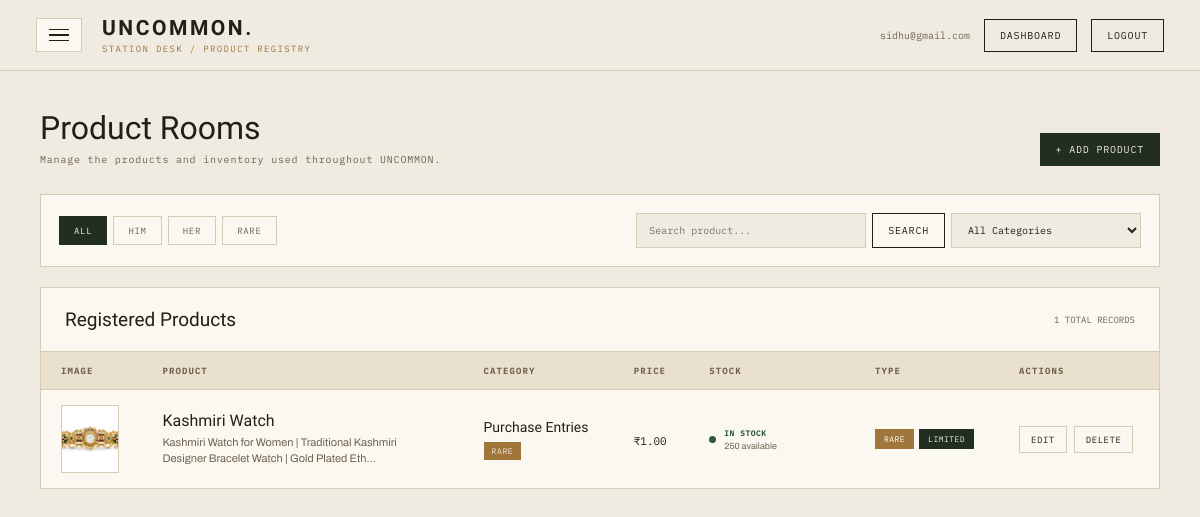
Screenshot of /admin_panel/products/ (signed in) with the database file from the repository.
### admin_panel/models.py (models this page shows, shortened)
class Admin(models.Model):
    email = models.EmailField(unique=True)
    password = models.CharField(max_length=255)

class Product(models.Model):
    category = models.ForeignKey(
        Category,
        on_delete=models.PROTECT,
        related_name="products"
    )
    product_name = models.CharField(max_length=150)
    overview = models.CharField(
        max_length=300,
        blank=True
    )
    description = models.TextField(blank=True)
    price = models.DecimalField(
        max_digits=10,
        decimal_places=2
    )
    stock = models.PositiveIntegerField(default=0)
    image = models.ImageField(
        upload_to="products/",
        blank=True,
        null=True
    )
    image2 = models.ImageField(
        upload_to="products/",
        blank=True,
        null=True
    )
    image3 = models.ImageField(
        upload_to="products/",
        blank=True,
        null=True
    )
    image4 = models.ImageField(
        upload_to="products/",
        blank=True,
        null=True
    )
    is_rare = models.BooleanField(default=False)
    is_limited = models.BooleanField(default=False)
    created_at = models.DateTimeField(auto_now_add=True)

class Category(models.Model):
    SECTION_CHOICES = [
        ('HIM', 'Him'),
        ('HER', 'Her'),
        ('RARE', 'Rare'),
    ]
    section = models.CharField(
        max_length=10,
        choices=SECTION_CHOICES
    )
    category_name = models.CharField(
        max_length=100
    )
    description = models.TextField(
        blank=True
    )

### admin_panel/views.py (the view)
def view_products(request):
    if 'admin' not in request.session:
        return redirect('home')
    admin = get_object_or_404(Admin, id=request.session['admin'])
    categories = Category.objects.all().order_by('section', 'category_name')
    products = Product.objects.select_related('category').all().order_by('-id')
    search = request.GET.get('search', '').strip()
    if search:
        products = products.filter(
            Q(product_name__icontains=search)
            | Q(overview__icontains=search)
            | Q(description__icontains=search)
        )
    section = request.GET.get('section', '').strip()
    if section in ['HIM', 'HER', 'RARE']:
        products = products.filter(category__section=section)
    category_id = request.GET.get('category', '').strip()
    if category_id:
        products = products.filter(category_id=category_id)
    low_stock_count = Product.objects.filter(stock__gt=0, stock__lte=5).count()
    out_of_stock_count = Product.objects.filter(stock=0).count()
    paginator = Paginator(products, 5)
    page_obj = paginator.get_page(request.GET.get('page'))
    return render(
        request,
        'admin_panel/products.html',
        {
            'admin': admin,
            'page_obj': page_obj,
            'categories': categories,
            'search': search,
            'section': section,
            'category_id': category_id,
            'low_stock_count': low_stock_count,
            'out_of_stock_count': out_of_stock_count,
        },
    )

### templates/admin_panel/products.html (shortened to what this page needs)
{% load static %}
<!DOCTYPE html>
<html lang="en">
<head>
</head>
<body>
<header class="topbar">
    <div class="left-cluster">
        <button
            class="hamburger-btn"
            id="openSidebar"
            type="button"
            aria-label="Open sidebar"
        >
            <span></span>
            <span></span>
            <span></span>
        </button>
        <div>
            <a
                href="{% url 'admin_index' %}"
                class="brand"
            >
                UNCOMMON<span>.</span>
            </a>
            <div class="sub-brand">
                Station Desk / Product Registry
            </div>
        </div>
    </div>
    <div class="top-right">
        <span class="admin-email">
            {{ admin.email }}
        </span>
        <a
            href="{% url 'admin_index' %}"
            class="btn"
        >
            Dashboard
        </a>
        <form
            action="{% url 'admin_logout' %}"
            method="POST"
        >
            <button
                type="submit"
                class="btn"
            >
                Logout
            </button>
        </form>
    </div>
</header>
<main>
    <div class="page-header">
        <div>
            <h1 class="page-title">
                Product Rooms
            </h1>
            <p class="page-subtitle">
                Manage the products and inventory used throughout UNCOMMON.
            </p>
        </div>
        {% if categories %}
            <button
                class="btn btn-forest"
                id="openAddModal"
                type="button"
            >
                + Add Product
            </button>
        {% endif %}
    </div>
    <div class="control-panel">
        <div class="filter-row">
            <div class="filters">
                <a
                    href="?{% if search %}search={{ search|urlencode }}{% endif %}{% if category_id %}&category={{ category_id }}{% endif %}"
                    class="filter {% if not section %}active{% endif %}"
                >
                    All
                </a>
                <a
                    href="?section=HIM{% if search %}&search={{ search|urlencode }}{% endif %}{% if category_id %}&category={{ category_id }}{% endif %}"
                    class="filter {% if section == 'HIM' %}active{% endif %}"
                >
                    HIM
                </a>
                <a
                    href="?section=HER{% if search %}&search={{ search|urlencode }}{% endif %}{% if category_id %}&category={{ category_id }}{% endif %}"
                    class="filter {% if section == 'HER' %}active{% endif %}"
                >
                    HER
                </a>
                <a
                    href="?section=RARE{% if search %}&search={{ search|urlencode }}{% endif %}{% if category_id %}&category={{ category_id }}{% endif %}"
                    class="filter {% if section == 'RARE' %}active{% endif %}"
                >
                    RARE
                </a>
            </div>
            <div class="filter-tools">
                <form
                    method="GET"
                    class="search-form"
                >
                    <input
                        type="text"
                        name="search"
                        value="{{ search }}"
                        placeholder="Search product..."
                        class="search-input"
                    >
                    <button
                        type="submit"
                        class="btn"
                    >
                        Search
                    </button>
                </form>
                <form
                    method="GET"
                    class="search-form"
                >
                    <select
                        name="category"
                        class="category-select"
                        onchange="this.form.submit()"
                    >
                        <option value="">
                            All Categories
                        </option>
                    </select>
                </form>
            </div>
        </div>
    </div>
    <div class="table-card">
        <div class="table-header">
            <div>
                <h2>
                    Registered Products
                </h2>
            </div>
            <div class="record-count">
                {{ page_obj.paginator.count }}
                TOTAL RECORDS
            </div>
        </div>
        {% if page_obj.object_list %}
            <div class="table-wrapper">
                <table>
                    <thead>
                        <tr>
                            <th>
                                Image
                            </th>
                            <th>
                                Product
                            </th>
                            <th>
                                Category
                            </th>
                            <th>
                                Price
                            </th>
                            <th>
                                Stock
                            </th>
                            <th>
                                Type
                            </th>
                            <th>
                                Actions
                            </th>
                        </tr>
                    </thead>
                    <tbody>
                        {% for product in page_obj %}
                            <tr
                                class="
                                "
                            >
                                <td>
                                    {% if product.image %}
                                        <img
                                            src="{{ product.image.url }}"
                                            class="product-image"
                                            alt="{{ product.product_name }}"
                                        >
                                    {% else %}
                                        <div class="no-image">
                                            NO IMAGE
                                        </div>
                                    {% endif %}
                                </td>
                                <td>
                                    <div class="product-name">
                                        {{ product.product_name }}
                                    </div>
                                    {% if product.overview %}
                                        <div class="description">
                                            {{ product.overview|truncatechars:90 }}
                                        </div>
                                    {% elif product.description %}
                                        <div class="description">
                                            {{ product.description|truncatechars:70 }}
                                        </div>
                                    {% endif %}
                                </td>
                                <td>
                                    <div class="category-name">
                                        {{ product.category.category_name }}
                                    </div>
                                    <span
                                        class="
                                            section-tag
                                            {% if product.category.section == 'RARE' %}
                                                section-rare
                                            {% endif %}
                                        "
                                    >
                                        {{ product.category.section }}
                                    </span>
                                </td>
                                <td>
                                    <span class="price">
                                        ₹{{ product.price }}
                                    </span>
                                </td>
                                <td>
                                    {% if product.stock == 0 %}
                                        <div class="stock-status out">
                                            <span class="stock-dot"></span>
                                            <div>
                                                <strong>
                                                    OUT OF STOCK
                                                </strong>
                                                <small>
                                                    0 available
                                                </small>
                                            </div>
                                        </div>
                                    {% else %}
                                        <div class="stock-status good">
                                            <span class="stock-dot"></span>
                                            <div>
                                                <strong>
                                                    IN STOCK
                                                </strong>
                                                <small>
                                                    {{ product.stock }} available
                                                </small>
                                            </div>
                                        </div>
                                    {% endif %}
                                </td>
                                <td>
                                    <div class="tags">
                                        {% if product.is_rare %}
                                            <span class="tag rare">
                                                Rare
                                            </span>
                                        {% endif %}
                                        {% if product.is_limited %}
                                            <span class="tag limited">
                                                Limited
                                            </span>
                                        {% endif %}
                                    </div>
                                </td>
                                <td>
                                    <div class="actions">
                                        <button
                                            type="button"
                                            class="action-btn edit-btn"
                                            data-url="{% url 'edit_product' product.id %}"
                                            data-category="{{ product.category.id }}"
                                            data-name="{{ product.product_name }}"
                                            data-overview="{{ product.overview|default:''|escape }}"
                                            data-description="{{ product.description|default:''|escape }}"
                                            data-price="{{ product.price }}"
                                            data-stock="{{ product.stock }}"
                                            data-rare="{{ product.is_rare|yesno:'true,false' }}"
                                            data-limited="{{ product.is_limited|yesno:'true,false' }}"
                                            data-image="{% if product.image %}{{ product.image.url }}{% endif %}"
                                            data-image2="{% if product.image2 %}{{ product.image2.url }}{% endif %}"
                                            data-image3="{% if product.image3 %}{{ product.image3.url }}{% endif %}"
                                            data-image4="{% if product.image4 %}{{ product.image4.url }}{% endif %}"
                                            onclick="openEditModal(this)"
                                        >
                                            Edit
                                        </button>
                                        <button
                                            type="button"
                                            class="action-btn delete-btn"
                                            data-url="{% url 'delete_product' product.id %}"
                                            data-name="{{ product.product_name }}"
                                            onclick="openDeleteModal(this)"
                                        >
                                            Delete
                                        </button>
                                    </div>
                                </td>
                            </tr>
                        {% endfor %}
                    </tbody>
                </table>
            </div>
        {% endif %}
    </div>
</main>
</body>
</html>

### rows the page displays
Admin: email "sidhu@gmail.com"
Product: image (picture), product_name "Kashmiri Watch", overview "Kashmiri Watch for Women | Traditional Kashmiri Designer Bracelet Watch | Gold Plated Eth…", category.category_name "Purchase Entries", category.section "RARE", price "1.00", stock "250", is_rare "RARE", is_limited "LIMITED"

### other values shown
{{ page_obj.paginator.count }} "1"
